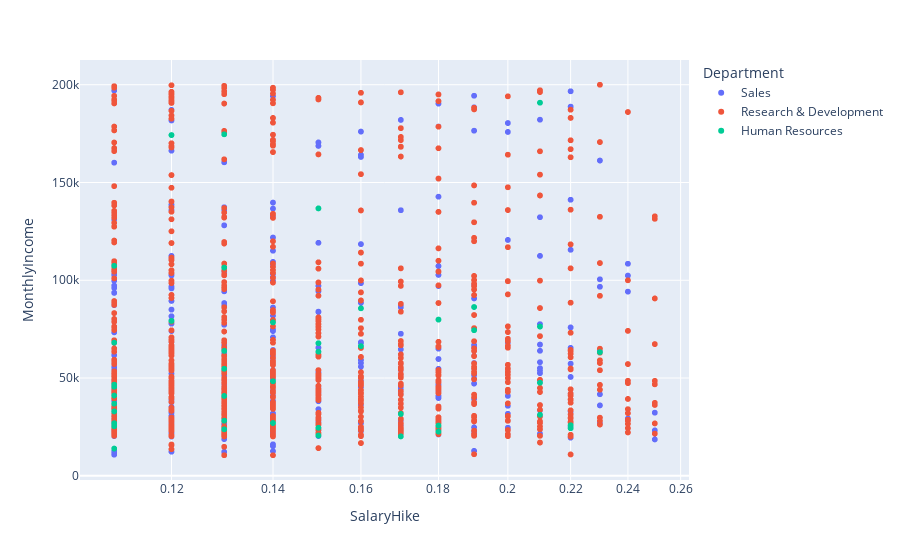

The cell this chart's notebook holds for it:
### Code cell
fig = px.scatter(df_no_retirados, x="SalaryHike", y="MonthlyIncome", color="Department",
                 hover_name="EmployeeID", log_x=True, size_max=60)
fig.show()

### Figure 1 — Plotly figure (JSON) as saved in the notebook; plotly's stock layout.template omitted (floating-point values rounded to 4 significant figures; data arrays with more than 128 entries replaced by an {"elided": "..."} marker saying what was removed)
{"data": [{"hovertemplate": "<b>%{hovertext}</b><br><br>Department=Sales<br>SalaryHike=%{x}<br>MonthlyIncome=%{y}<extra></extra>", "hovertext": {"elided": "1137 int values"}, "legendgroup": "Sales", "marker": {"color": "#636efa", "symbol": "circle"}, "mode": "markers", "name": "Sales", "showlegend": true, "type": "scattergl", "x": {"elided": "1137 float values"}, "xaxis": "x", "y": {"elided": "1137 int values"}, "yaxis": "y"}, {"hovertemplate": "<b>%{hovertext}</b><br><br>Department=Research & Development<br>SalaryHike=%{x}<br>MonthlyIncome=%{y}<extra></extra>", "hovertext": {"elided": "2430 int values"}, "legendgroup": "Research & Development", "marker": {"color": "#EF553B", "symbol": "circle"}, "mode": "markers", "name": "Research & Development", "showlegend": true, "type": "scattergl", "x": {"elided": "2430 float values"}, "xaxis": "x", "y": {"elided": "2430 int values"}, "yaxis": "y"}, {"hovertemplate": "<b>%{hovertext}</b><br><br>Department=Human Resources<br>SalaryHike=%{x}<br>MonthlyIncome=%{y}<extra></extra>", "hovertext": {"elided": "132 int values"}, "legendgroup": "Human Resources", "marker": {"color": "#00cc96", "symbol": "circle"}, "mode": "markers", "name": "Human Resources", "showlegend": true, "type": "scattergl", "x": {"elided": "132 float values"}, "xaxis": "x", "y": {"elided": "132 int values"}, "yaxis": "y"}], "layout": {"legend": {"title": {"text": "Department"}, "tracegroupgap": 0}, "margin": {"t": 60}, "xaxis": {"anchor": "y", "domain": [0, 1], "title": {"text": "SalaryHike"}, "type": "log"}, "yaxis": {"anchor": "x", "domain": [0, 1], "title": {"text": "MonthlyIncome"}}}}
